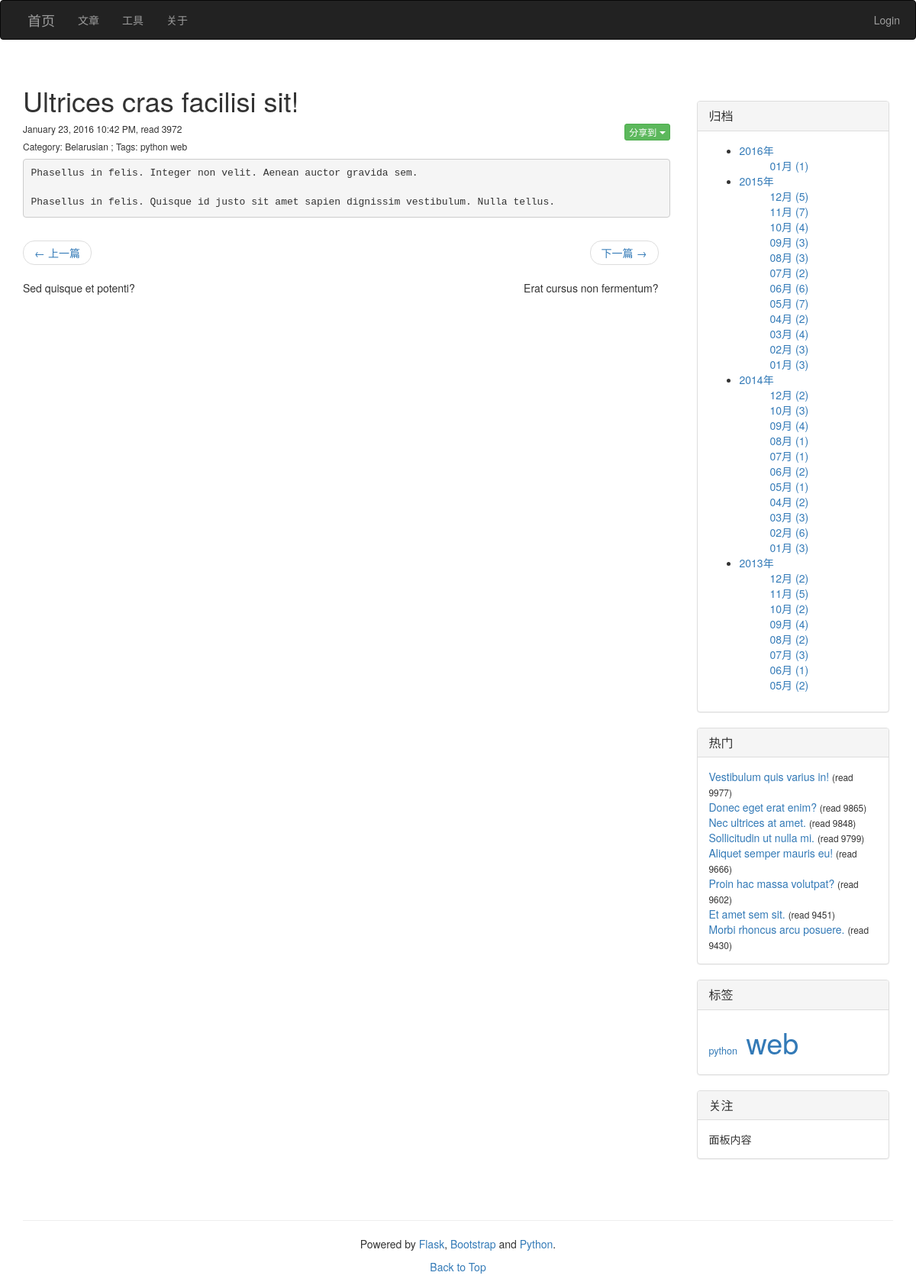
Before: /article/6 with the older database file.
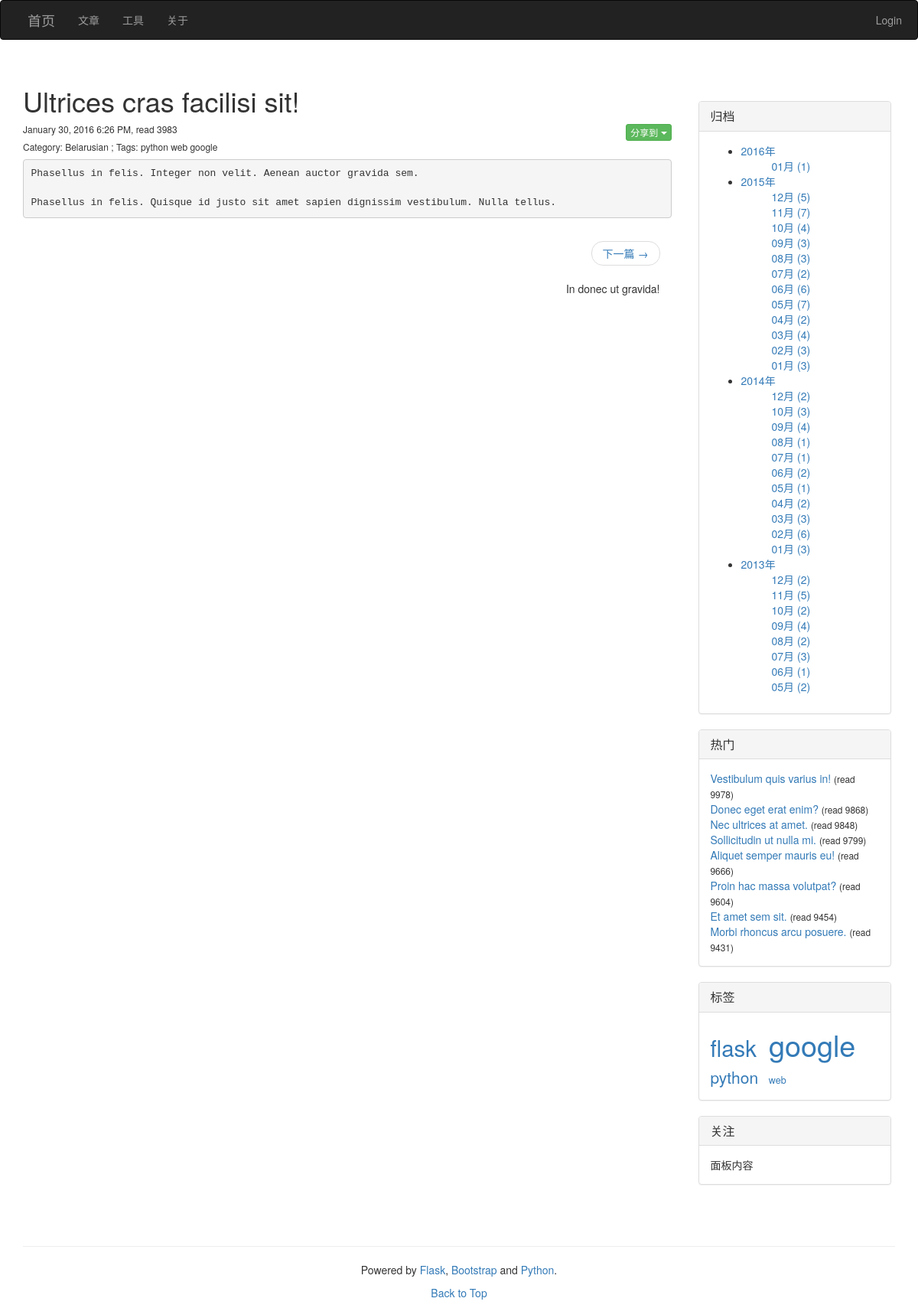
After: the same page with the newer database file.
### main.py (models this page shows, shortened)
class Article(db.Model):
    __tablename__ = 'articles'
    id = db.Column(db.Integer, primary_key=True)
    title = db.Column(db.Unicode(128), unique=True, index=True, nullable=False)
    content = db.Column(db.UnicodeText)
    content_size = db.Column(db.Integer)
    time_created = db.Column(db.DateTime, index=True, default=datetime.now())
    time_modified = db.Column(db.DateTime, index=True, default=datetime.now())
    read_count = db.Column(db.Integer)
    private = db.Column(db.Boolean) # non-public, or hidden
    category_id = db.Column(db.Integer, db.ForeignKey('categories.id'))
    series_id = db.Column(db.Integer, db.ForeignKey('series.id'), nullable=True) # could be null
    tags = db.Column(db.Unicode(256), index=True, nullable=True) # space separated tag worlds

### main.py (the view)
@app.route('/article/<int:id>')
def article(id):
    article = Article.query.filter_by(id=id).first_or_404()
    if article.private and not current_user.is_authenticated():
        flash("Private article")
        return page_not_found(Exception("Not allowed to read"))
    article.read_count += 1
    articles = Article.query.order_by(Article.time_modified.desc()).all()
    index = articles.index(article)
    prev = articles[index - 1] if index >= 1 else None
    next = articles[index + 1] if index < len(articles) - 1 else None
    return render_template('article.html', article=article, prev=prev, next=next)

### main.py (called while the page is built)
def update_tags_cache(articles=None, reverse=False):
    tags = {}
    if not articles:
        articles = Article.query.order_by(Article.title).all()
    for article in articles:
        if not article.tags:
            continue
        for tag in article.tags.split():
            tags.setdefault(tag, set())
            tags[tag].add(article)
    return sorted(tags.items(), reverse=reverse) # _list_ of item: ('tag', {1, 2, 4})

### templates/article.html (shortened to what this page needs)
{% extends 'base.html' %}
{% block page_content %}
<div class="post">
	<h1 class="post-title">{{ article.title }}</h1>
    <p class="date">
        <h6>
            {{ moment(article.time_modified).format('LLL') }}, read {{ article.read_count }}
            <span class="pull-right">{{ macros.widget_share(url="#") }}</span>
        </h6>
    </p>
    <p><h6>
        Category: {{ article.category.name }}
        {% if article.tags %}; Tags: {{ article.tags }}{% endif %}
    </h6></p>
    <div class="post_body"><pre>{{ article.content }}</pre></div>
</div>
<div>
<ul class="col-md-12 pager">
    {% if prev %}
    <li class="previous"><a href="{{ url_for('article', id=prev.id) }}">&larr; 上一篇</a></li>
    {% endif %}
    {% if next %}
    <li class="next"><a href="{{ url_for('article', id=next.id) }}">下一篇 &rarr;</a></li>
    {% endif %}
</ul>
<ul class="col-md-12 pager" style="margin:0">
    {% if prev %}
    <li class="previous pull-left">{{ prev.title }}</li>
    {% endif %}
    {% if next %}
    <li class="previous pull-right">{{ next.title }}</li>
    {% endif %}
</ul>
</div>
{% endblock %}

### templates/_macros.html (shortened to what this page needs)
{% macro widget_archive(data, endpoint) %}
<div class="panel panel-default">
    <div class="panel-heading">
        <h3 class="panel-title">归档</h3>
    </div>
    <div class="panel-body">
        <ul>
            {% for year, months in data.items() %}
            <li>
                <a href='#'>{{ year }}年</a>
                {% for month, num in months.items() %}
                <ul>
                    <li style="list-style-type: none">
                        <a href="{{ url_for(endpoint, by='time_created') }}#{{ year }}-{{ month }}">
                            {{ "%02d"|format(month) }}月 ({{ num }})
                        </a>
                    </li>
                </ul>
                {% endfor %}
            </li>
            {% endfor %}
        </ul>
    </div>
</div>
{% endmacro %}
{% macro widget_popular(data, endpoint) %}
<div class="panel panel-default">
    <div class="panel-heading">
        <h3 class="panel-title">热门</h3>
    </div>
    <div class="panel-body">
        {% for article in data %}
        <a href="{{ url_for(endpoint, id=article.id) }}">{{ article.title }}</a> <small>(read {{ article.read_count }})</small><br>
        {% endfor %}
    </div>
</div>
{% endmacro %}
{% macro widget_tags(data, endpoint) %}
    {% set num_min, num_max = data[0] %}
    {% set font_min, font_max = (90, 270) %}
    {% if num_min == num_max or num_min == -1 %}
    {%      set size_ratio = 0 %}
    {% else %}
    {%      set size_delta = ((font_max - font_min) // (num_max - num_min)) %}
    {% endif %}
<div class="panel panel-default">
    <div class="panel-heading">
        <h3 class="panel-title">标签</h3>
    </div>
    <div class="panel-body">
        {% for tag_data in data[1:] %}
        <a href="{{ url_for(endpoint, by='tag') }}#{{ tag_data[0] }}">
            <span style="font-size:{{ (tag_data[1] - num_min) * size_delta + font_min }}%">{{ tag_data[0] }}<span>
        </a>&nbsp;
        {% endfor %}
    </div>
</div>
{% endmacro %}
{% macro widget_share(url) %}
<div class="btn-group">
   <button type="button" class="btn btn-success dropdown-toggle btn-xs" data-toggle="dropdown">
     分享到 <span class="caret"></span>
   </button>
</div>
{% endmacro %}

Changed rows visible on the page:
no longer on this page (row edited): Article: title "Sed quisque et potenti?"
no longer on this page (row edited): Article: title "Erat cursus non fermentum?"
changed Article "Ultrices cras facilisi sit!": time_modified "January 23, 2016 10:42 PM" → "January 30, 2016 6:26 PM"; read_count "3972" → "3983"; tags "python web" → "python web google"
now on this page (row edited): Article: title "In donec ut gravida!"
changed Article "Vestibulum quis varius in!": read_count "9977" → "9978"
changed Article "Donec eget erat enim?": read_count "9865" → "9868"
changed Article "Proin hac massa volutpat?": read_count "9602" → "9604"
now on one of the page's lists (row edited): Article: tags "flask"
changed Article "Et amet sem sit.": read_count "9451" → "9454"
changed Article "Morbi rhoncus arcu posuere.": read_count "9430" → "9431"
now on this page (row edited): Article: tags "google", shown under "标签"
Other visible differences:
text no longer shown: "← 上一篇"
